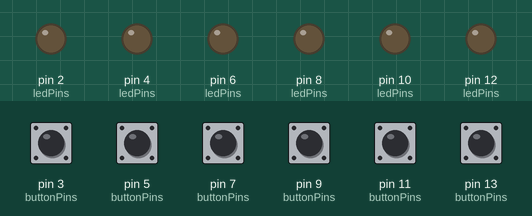
This sketch was run on a simulated Arduino Uno, built with avr-gcc and run on an emulated ATmega328P. On the bench: output pins drawn as LEDs (lit = HIGH). The inputs (shaded band) are chosen by the test bench; at power-on: pin 3 (buttonPins), pin 5 (buttonPins), pin 7 (buttonPins), pin 9 (buttonPins), pin 11 (buttonPins), pin 13 (buttonPins) LOW.

Above: at 1.2 s.
1.3 s: pin 3 (buttonPins) pulled HIGH for 0.15 s
At 1.37 s:
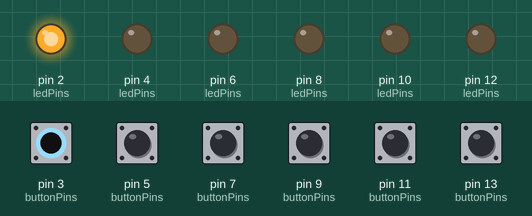
2.9 s: pin 5 (buttonPins) pulled HIGH for 0.15 s
At 2.97 s:
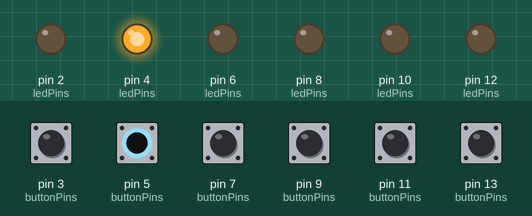
4.5 s: pin 7 (buttonPins) pulled HIGH for 0.15 s
At 4.57 s:
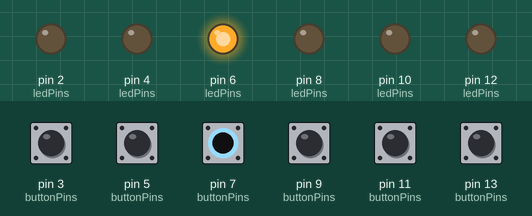
6.1 s: pin 9 (buttonPins) pulled HIGH for 0.15 s
At 6.17 s:
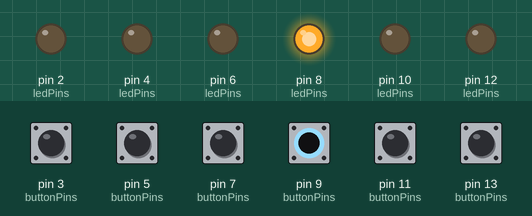
7.7 s: pin 11 (buttonPins) pulled HIGH for 0.15 s
At 7.77 s:
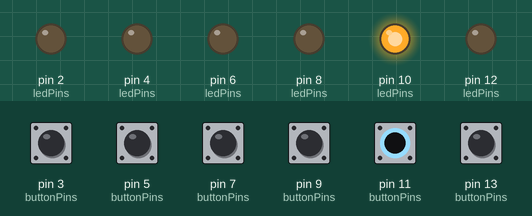
9.3 s: pin 13 (buttonPins) pulled HIGH for 0.15 s
At 9.37 s:
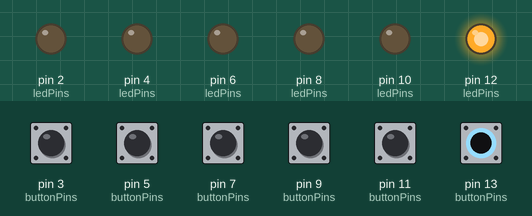
Timing chart, 0 to 11.9 s (numbered marks = the images above; inputs shaded):
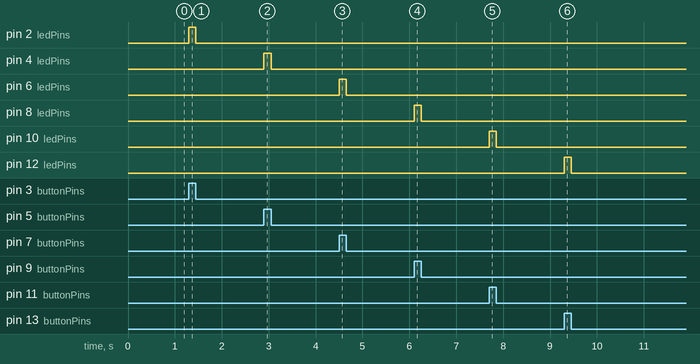

Measured:
- after the input at 1.3 s, pin 2 (ledPins): LOW → HIGH at once, → LOW 0.15 s later
- after the input at 2.9 s, pin 4 (ledPins): LOW → HIGH at once, → LOW 0.15 s later
- after the input at 4.5 s, pin 6 (ledPins): LOW → HIGH at once, → LOW 0.15 s later
- after the input at 6.1 s, pin 8 (ledPins): LOW → HIGH at once, → LOW 0.15 s later
- after the input at 7.7 s, pin 10 (ledPins): LOW → HIGH at once, → LOW 0.15 s later
- after the input at 9.3 s, pin 12 (ledPins): LOW → HIGH at once, → LOW 0.15 s later

The sketch:

arduino.ino
```cpp
const int ledPins[]    = { 2, 4, 6, 8, 10, 12 };
const int buttonPins[] = { 3, 5, 7, 9, 11, 13 };

void setup() {
  setupLeds();
  setupButtons();
};

void loop() {
  onClickTurnOn();
};

void setupLeds() {
  for (int thisLedPin : ledPins) {
    pinMode(thisLedPin, OUTPUT);
  };
};


void setupButtons() {
  for (int thisButtonPin : buttonPins) {
    pinMode(thisButtonPin, INPUT);
  };
};

void onClickTurnOn() {
  for (int thisButtonPin : buttonPins) {
    digitalWrite(
      thisButtonPin-1,
      digitalRead(
        thisButtonPin
      )
    );
  };
};
```
